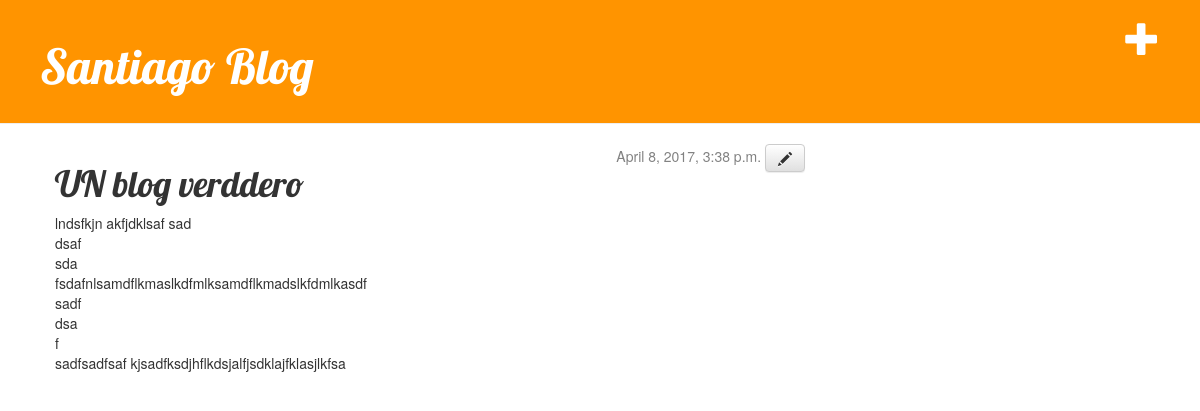
/post/5/, run on the app's committed database.
### blog/models.py (models this page shows, shortened)
class Post(models.Model):
    author = models.ForeignKey('auth.User')
    title = models.CharField(max_length=200)
    text = models.TextField()
    created_date = models.DateTimeField(
            default=timezone.now)
    published_date = models.DateTimeField(
            blank=True, null=True)

### blog/views.py (the view)
# urls.py: url(r'^post/(?P<pk>[0-9]+)/$', views.post_detail, name='post_detail'),
def post_detail(request, pk):
	post = get_object_or_404(Post, pk=pk)
	return render(request, 'blog/post_detail.html', {'post': post})

### blog/templates/blog/post_detail.html
{% extends 'blog/base.html' %}
{% block content %}
    <div class="date">
    {% if post.published_date %}
        {{ post.published_date }}
    {% endif %}
    <a class="btn btn-default" href="{% url 'post_edit' pk=post.pk %}"><span class="glyphicon glyphicon-pencil"></span></a>
    </div>
    <h1>{{ post.title }}</h1>
    <p>{{ post.text|linebreaksbr }}</p>
{% endblock %}

### blog/static/css/blog.css (style rules this page uses)
h1, h2, h3, h4 { font-family: 'Lobster', cursive; }
.date { float: right; color: #828282; }

### data on the page
Post: published_date "April 8, 2017, 3:38 p.m.", title "UN blog verddero", text "lndsfkjn akfjdklsaf sad dsaf sda fsdafnlsamdflkmaslkdfmlksamdflkmadslkfdmlkasdf sadf dsa f sadfsadfsaf kjsadfksdjhflkdsjalfjsdklajfklasjlkfsa"
